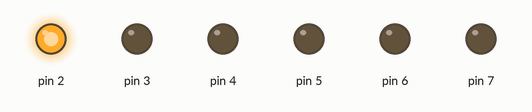
This sketch was run on a simulated Arduino Uno, built with avr-gcc and run on an emulated ATmega328P. On the bench: output pins drawn as LEDs (lit = HIGH).

Above: at 0.02 s.
At 0.45 s:
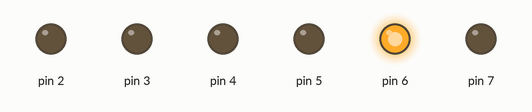
At 0.65 s:
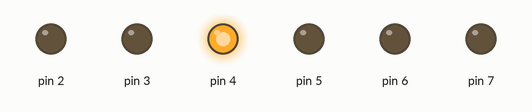
At 0.75 s:
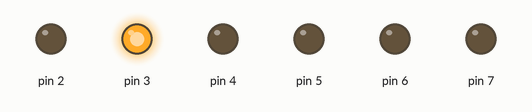
At 1.45 s:
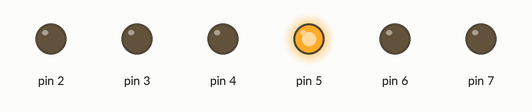
At 2.12 s:
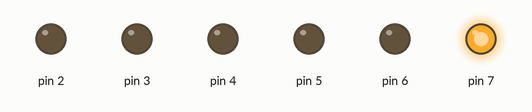
Timing chart, 0 to 3.0 s (numbered marks = the images above):
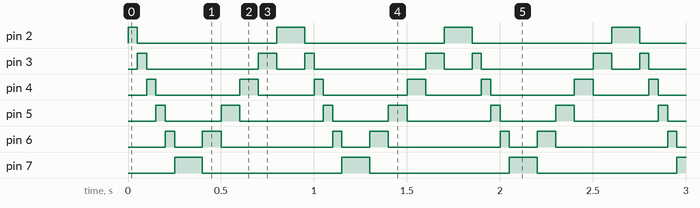

The sketch:

SwichOnAnOffLEDLoopMethod.ino
```cpp
int pinLED;

void setup() {
  // put your setup code here, to run once:

  for(pinLED = 2; pinLED<=7; pinLED++){
    pinMode(pinLED,OUTPUT);

    }

}

void loop() {
  // put your main code here, to run repeatedly:

for(pinLED =2; pinLED <= 7; pinLED++){
  digitalWrite(pinLED,HIGH);
  delay(50);
  digitalWrite(pinLED,LOW);

  }
  for(pinLED =7; pinLED >= 2; pinLED--){
  digitalWrite(pinLED,HIGH);
  delay(100);
  digitalWrite(pinLED,LOW);

  }
}
```

Measured:
- by itself, pin 2: repeats every 0.90 s: LOW 0.75 s, HIGH 0.15 s
- by itself, pin 3: repeats every 0.90 s: LOW 0.60 s, HIGH 0.10 s, LOW 0.15 s, HIGH 0.05 s
- by itself, pin 4: repeats every 0.90 s: LOW 0.45 s, HIGH 0.10 s, LOW 0.30 s, HIGH 0.05 s
- by itself, pin 5: repeats every 0.90 s: LOW 0.30 s, HIGH 0.10 s, LOW 0.45 s, HIGH 0.05 s
- by itself, pin 6: repeats every 0.90 s: LOW 0.15 s, HIGH 0.10 s, LOW 0.60 s, HIGH 0.05 s
- by itself, pin 7: alternates HIGH for 0.15 s and LOW for 0.75 s
